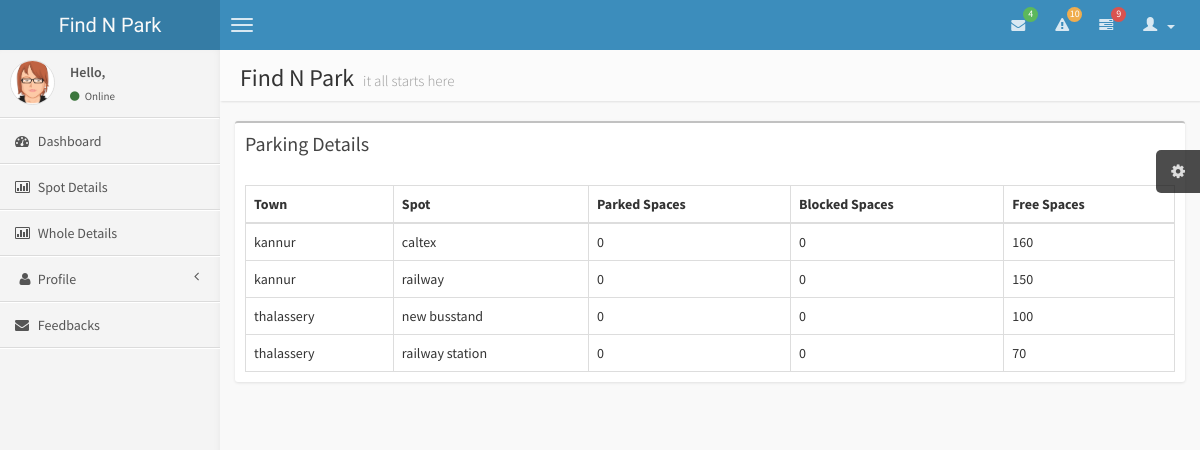
The app's page /gm/wholedet.php with its own data.
### tables this page shows
CREATE TABLE IF NOT EXISTS `gm` (
  `gmid` varchar(25) NOT NULL,
  `town` varchar(30) NOT NULL,
  `spot` varchar(30) NOT NULL,
  `total` int(10) NOT NULL,
  `parked` int(10) NOT NULL,
  `blocked` int(10) NOT NULL,
  `free` int(10) NOT NULL,
  PRIMARY KEY (`gmid`)
);

### gm/wholedet.php (the view, shortened to what this page needs)
<!DOCTYPE html>
<?php
$id2=$_SESSION['user'];
$result=mysql_query("select * from gm");
?>
<html>
    <head>
        <link href="../css/bootstrap.min.css" rel="stylesheet" type="text/css" />
        <link href="../css/font-awesome.min.css" rel="stylesheet" type="text/css" />
        <link href="../css/ionicons.min.css" rel="stylesheet" type="text/css" />
        <link href="../css/AdminLTE.css" rel="stylesheet" type="text/css" />
        <link href="../css/timepicker/bootstrap-timepicker.min.css" rel="stylesheet"/>
    </head>
    <body class="skin-blue">
        <header class="header">
            <a href="../index.html" class="logo">
                Find N Park
            </a>
            <nav class="navbar navbar-static-top" role="navigation">
                <a href="#" class="navbar-btn sidebar-toggle" data-toggle="offcanvas" role="button">
                    <span class="icon-bar"></span>
                    <span class="icon-bar"></span>
                    <span class="icon-bar"></span>
                </a>
                <div class="navbar-right">
                    <ul class="nav navbar-nav">
                        <li class="dropdown messages-menu">
                            <a href="#" class="dropdown-toggle" data-toggle="dropdown">
                                <i class="fa fa-envelope"></i>
                                <span class="label label-success">4</span>
                            </a>
                        </li>
                        <li class="dropdown notifications-menu">
                            <a href="#" class="dropdown-toggle" data-toggle="dropdown">
                                <i class="fa fa-warning"></i>
                                <span class="label label-warning">10</span>
                            </a>
                        </li>
                        <li class="dropdown tasks-menu">
                            <a href="#" class="dropdown-toggle" data-toggle="dropdown">
                                <i class="fa fa-tasks"></i>
                                <span class="label label-danger">9</span>
                            </a>
                        </li>
                        <li class="dropdown user user-menu">
                            <a href="#" class="dropdown-toggle" data-toggle="dropdown">
                                <i class="glyphicon glyphicon-user"></i>
                                <span><?php echo $_SESSION['user'];?> <i class="caret"></i></span>
                            </a>
                        </li>
                    </ul>
                </div>
            </nav>
        </header>
        <div class="wrapper row-offcanvas row-offcanvas-left">
            <aside class="left-side sidebar-offcanvas">
                <section class="sidebar">
                    <div class="user-panel">
                        <div class="pull-left image">
                            <img src="../img/avatar3.png" class="img-circle" alt="User Image" />
                        </div>
                        <div class="pull-left info">
                            <p><?php echo "Hello, ".$_SESSION['user'];?></p>
                            <a href="#"><i class="fa fa-circle text-success"></i> Online</a>
                        </div>
                    </div>
                    <ul class="sidebar-menu">
                        <li>
                            <a href="user_home.php">
                                <i class="fa fa-dashboard"></i> <span>Dashboard</span>
                            </a>
                        </li>
                        <li>
                            <a href="spotdet.php?gmid=<?php echo $id2;?>">
                                <i class="fa fa-bar-chart-o"></i>
                                <span>Spot Details</span>
                            </a>
                        </li>
                        <li>
                            <a href="wholedet.php?gmid=<?php echo $id2;?>">
                                <i class="fa fa-bar-chart-o"></i>
                                <span>Whole Details</span>
                            </a>
                        </li>
                        <li class="treeview">
                            <a href="userdet.php">
                                <i class="fa fa-fw fa-user"></i>
                                <span>Profile</span>
                                <i class="fa fa-angle-left pull-right"></i>
                            </a>
                        </li>
                        <li>
                            <a href="feedback.php">
                                <i class="fa fa-envelope"></i> <span>Feedbacks</span>
                            </a>
                        </li>
                    </ul>
                </section>
            </aside>
            <aside class="right-side">
                <section class="content-header">
                    <h1>
                        Find N Park
                        <small>it all starts here</small>
                    </h1>
                </section>
                <section class="content">
                    <div class="box">
                                <div class="box-header">
                                    <h3 class="box-title">Parking Details</h3>
                                </div>
                                <div class="box-body table-responsive">
                                    <table id="example2" class="table table-bordered table-hover">
                                        <thead>
                                            <tr>
                                                <th>Town</th>
                                                <th>Spot</th>
                                                <th>Parked Spaces</th>
                                                <th>Blocked Spaces</th>
                                                <th>Free Spaces</th>
                                            </tr>
                                        </thead>
                                        <tbody>
                                        <?php
                                        while($arr=mysql_fetch_array($result))
                                        {
                                        ?>
                                        <tr>
                                        <td><?php echo $arr['town'];?></td>
                                        <td><?php echo $arr['spot'];?></td>
                                        <td><?php echo $arr['parked'];?></td>
                                        <td><?php echo $arr['blocked'];?></td>
                                        <td><?php echo $arr['free'];?></td>
                                        </tr>
                                        <?php
                                        }
                                        ?>
                                        </tbody>
                                    </table>
                                </div>
                            </div>
                </section>
            </aside>
        </div>
    </body>
</html>

### records on screen
gm: town "kannur", spot "caltex", parked "0", blocked "0", free "160"
gm: town "kannur", spot "railway", parked "0", blocked "0", free "150"
gm: town "thalassery", spot "new busstand", parked "0", blocked "0", free "100"
gm: town "thalassery", spot "railway station", parked "0", blocked "0", free "70"
